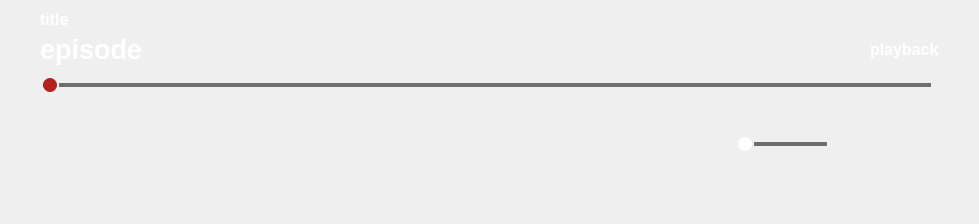
<?xml version="1.0" encoding="UTF-8"?>
<ui version="4.0">
 <class>PlayerControls</class>
 <widget class="QFrame" name="PlayerControls">
  <property name="geometry">
   <rect>
    <x>0</x>
    <y>0</y>
    <width>979</width>
    <height>224</height>
   </rect>
  </property>
  <property name="minimumSize">
   <size>
    <width>0</width>
    <height>224</height>
   </size>
  </property>
  <property name="maximumSize">
   <size>
    <width>16777215</width>
    <height>224</height>
   </size>
  </property>
  <property name="styleSheet">
   <string notr="true">QFrame {
	background-color: qlineargradient(
		spread:pad, 
		x1:0.5, y1:1, x2:0.5, y2:0, 
		stop:0 rgba(0, 0, 0, 158), stop:1 rgba(255, 255, 255, 0)
	);
}
QFrame * {
	background-color: transparent;
	border: none;
	color: white;
}
QPushButton {
	padding-left: 0.5px;
	border-radius: 25px;
}
QPushButton:hover {
	background-color: rgba(20, 20, 20, 150);
}
QPushButton:pressed {
    background-color: rgba(110,110,110,150);
}
#playBtn {
	border-radius: 40px;
	padding-left: 5px;
}

/* SLIDER */
QSlider {
    background-color: transparent;
    height: 20px;
}
QSlider::groove:horizontal {
    background: transparent;
}
QSlider::sub-page:horizontal {
    background: white;
	margin:8px;
    height: 2px;
}
QSlider::add-page:horizontal {
    background: rgba(20, 20, 20, 150);
	margin:8px;
    height: 2px;
}
QSlider::handle:horizontal {
    background: white;
    border: 0px;
    height: 14px;
	width:14px;
	margin: 3px;
    border-radius: 7px;
}
QSlider::handle:horizontal:hover {
	margin: 1px;
	width: 18px;
    border-radius: 9px;
}
QSlider::handle:horizontal:pressed {
	margin: 0px;
	width: 20px;
    border-radius: 10px;
}

#playbackSlider::handle:horizontal,
#playbackSlider::sub-page:horizontal {
	background: rgb(179,33,33);
}</string>
  </property>
  <layout class="QVBoxLayout" name="playerControlsLayout">
   <property name="spacing">
    <number>10</number>
   </property>
   <property name="leftMargin">
    <number>40</number>
   </property>
   <property name="topMargin">
    <number>10</number>
   </property>
   <property name="rightMargin">
    <number>40</number>
   </property>
   <property name="bottomMargin">
    <number>40</number>
   </property>
   <item>
    <widget class="QFrame" name="titleFrame">
     <layout class="QVBoxLayout" name="titleFrameLayout">
      <property name="spacing">
       <number>5</number>
      </property>
      <property name="leftMargin">
       <number>0</number>
      </property>
      <property name="topMargin">
       <number>0</number>
      </property>
      <property name="rightMargin">
       <number>0</number>
      </property>
      <property name="bottomMargin">
       <number>0</number>
      </property>
      <item>
       <widget class="QLabel" name="titleLabel">
        <property name="font">
         <font>
          <family>Arial</family>
          <pointsize>12</pointsize>
          <bold>true</bold>
         </font>
        </property>
        <property name="text">
         <string>title</string>
        </property>
       </widget>
      </item>
      <item>
       <layout class="QHBoxLayout" name="episodeLabelLayout">
        <property name="spacing">
         <number>0</number>
        </property>
        <item>
         <widget class="QLabel" name="episodeNumberLabel">
          <property name="sizePolicy">
           <sizepolicy hsizetype="Expanding" vsizetype="Preferred">
            <horstretch>0</horstretch>
            <verstretch>0</verstretch>
           </sizepolicy>
          </property>
          <property name="font">
           <font>
            <family>Arial</family>
            <pointsize>20</pointsize>
            <bold>true</bold>
           </font>
          </property>
          <property name="text">
           <string>episode</string>
          </property>
         </widget>
        </item>
        <item>
         <widget class="QLabel" name="playbackLabel">
          <property name="sizePolicy">
           <sizepolicy hsizetype="Preferred" vsizetype="Preferred">
            <horstretch>0</horstretch>
            <verstretch>0</verstretch>
           </sizepolicy>
          </property>
          <property name="font">
           <font>
            <pointsize>12</pointsize>
            <bold>true</bold>
           </font>
          </property>
          <property name="text">
           <string>playback</string>
          </property>
         </widget>
        </item>
       </layout>
      </item>
     </layout>
    </widget>
   </item>
   <item>
    <widget class="QSlider" name="playbackSlider">
     <property name="orientation">
      <enum>Qt::Horizontal</enum>
     </property>
    </widget>
   </item>
   <item>
    <widget class="QFrame" name="controlsFrame">
     <property name="sizePolicy">
      <sizepolicy hsizetype="Preferred" vsizetype="Expanding">
       <horstretch>0</horstretch>
       <verstretch>0</verstretch>
      </sizepolicy>
     </property>
     <layout class="QGridLayout" name="gridLayout" columnstretch="1,1,1">
      <property name="leftMargin">
       <number>0</number>
      </property>
      <property name="topMargin">
       <number>0</number>
      </property>
      <property name="rightMargin">
       <number>0</number>
      </property>
      <property name="bottomMargin">
       <number>0</number>
      </property>
      <property name="spacing">
       <number>0</number>
      </property>
      <item row="0" column="0">
       <layout class="QHBoxLayout" name="horizontalLayout_4">
        <property name="spacing">
         <number>2</number>
        </property>
        <item>
         <widget class="QPushButton" name="homeBtn">
          <property name="minimumSize">
           <size>
            <width>50</width>
            <height>50</height>
           </size>
          </property>
          <property name="maximumSize">
           <size>
            <width>50</width>
            <height>50</height>
           </size>
          </property>
          <property name="icon">
           <iconset resource="resources/icons.qrc">
            <normaloff>:/base/home.svg</normaloff>:/base/home.svg</iconset>
          </property>
          <property name="iconSize">
           <size>
            <width>20</width>
            <height>20</height>
           </size>
          </property>
         </widget>
        </item>
        <item>
         <widget class="QPushButton" name="episodesBtn">
          <property name="minimumSize">
           <size>
            <width>50</width>
            <height>50</height>
           </size>
          </property>
          <property name="maximumSize">
           <size>
            <width>50</width>
            <height>50</height>
           </size>
          </property>
          <property name="icon">
           <iconset resource="resources/icons.qrc">
            <normaloff>:/base/playlist.svg</normaloff>:/base/playlist.svg</iconset>
          </property>
          <property name="iconSize">
           <size>
            <width>20</width>
            <height>20</height>
           </size>
          </property>
         </widget>
        </item>
        <item>
         <spacer name="horizontalSpacer">
          <property name="orientation">
           <enum>Qt::Horizontal</enum>
          </property>
          <property name="sizeHint" stdset="0">
           <size>
            <width>40</width>
            <height>20</height>
           </size>
          </property>
         </spacer>
        </item>
       </layout>
      </item>
      <item row="0" column="1">
       <widget class="QPushButton" name="playBtn">
        <property name="sizePolicy">
         <sizepolicy hsizetype="Maximum" vsizetype="Fixed">
          <horstretch>0</horstretch>
          <verstretch>0</verstretch>
         </sizepolicy>
        </property>
        <property name="minimumSize">
         <size>
          <width>80</width>
          <height>80</height>
         </size>
        </property>
        <property name="icon">
         <iconset resource="resources/icons.qrc">
          <normaloff>:/base/play.svg</normaloff>:/base/play.svg</iconset>
        </property>
        <property name="iconSize">
         <size>
          <width>30</width>
          <height>30</height>
         </size>
        </property>
       </widget>
      </item>
      <item row="0" column="2">
       <layout class="QHBoxLayout" name="horizontalLayout_3">
        <property name="spacing">
         <number>2</number>
        </property>
        <item>
         <spacer name="horizontalSpacer_2">
          <property name="orientation">
           <enum>Qt::Horizontal</enum>
          </property>
          <property name="sizeHint" stdset="0">
           <size>
            <width>40</width>
            <height>20</height>
           </size>
          </property>
         </spacer>
        </item>
        <item>
         <widget class="QPushButton" name="volumeBtn">
          <property name="minimumSize">
           <size>
            <width>50</width>
            <height>50</height>
           </size>
          </property>
          <property name="maximumSize">
           <size>
            <width>50</width>
            <height>50</height>
           </size>
          </property>
          <property name="icon">
           <iconset resource="resources/icons.qrc">
            <normaloff>:/base/volume_hidht.svg</normaloff>:/base/volume_hidht.svg</iconset>
          </property>
          <property name="iconSize">
           <size>
            <width>20</width>
            <height>20</height>
           </size>
          </property>
         </widget>
        </item>
        <item>
         <widget class="QSlider" name="volumeSlider">
          <property name="minimumSize">
           <size>
            <width>100</width>
            <height>0</height>
           </size>
          </property>
          <property name="maximumSize">
           <size>
            <width>100</width>
            <height>16777215</height>
           </size>
          </property>
          <property name="orientation">
           <enum>Qt::Horizontal</enum>
          </property>
         </widget>
        </item>
        <item>
         <widget class="QPushButton" name="resolutionBtn">
          <property name="minimumSize">
           <size>
            <width>50</width>
            <height>50</height>
           </size>
          </property>
          <property name="maximumSize">
           <size>
            <width>50</width>
            <height>50</height>
           </size>
          </property>
          <property name="icon">
           <iconset resource="resources/icons.qrc">
            <normaloff>:/base/resolution_sd.svg</normaloff>:/base/resolution_sd.svg</iconset>
          </property>
          <property name="iconSize">
           <size>
            <width>20</width>
            <height>20</height>
           </size>
          </property>
         </widget>
        </item>
        <item>
         <widget class="QPushButton" name="fullscreenBtn">
          <property name="minimumSize">
           <size>
            <width>50</width>
            <height>50</height>
           </size>
          </property>
          <property name="maximumSize">
           <size>
            <width>50</width>
            <height>50</height>
           </size>
          </property>
          <property name="icon">
           <iconset resource="resources/icons.qrc">
            <normaloff>:/base/fullscreen.svg</normaloff>:/base/fullscreen.svg</iconset>
          </property>
          <property name="iconSize">
           <size>
            <width>20</width>
            <height>20</height>
           </size>
          </property>
         </widget>
        </item>
       </layout>
      </item>
     </layout>
    </widget>
   </item>
  </layout>
 </widget>
 <resources>
  <include location="resources/icons.qrc"/>
 </resources>
 <connections/>
</ui>
